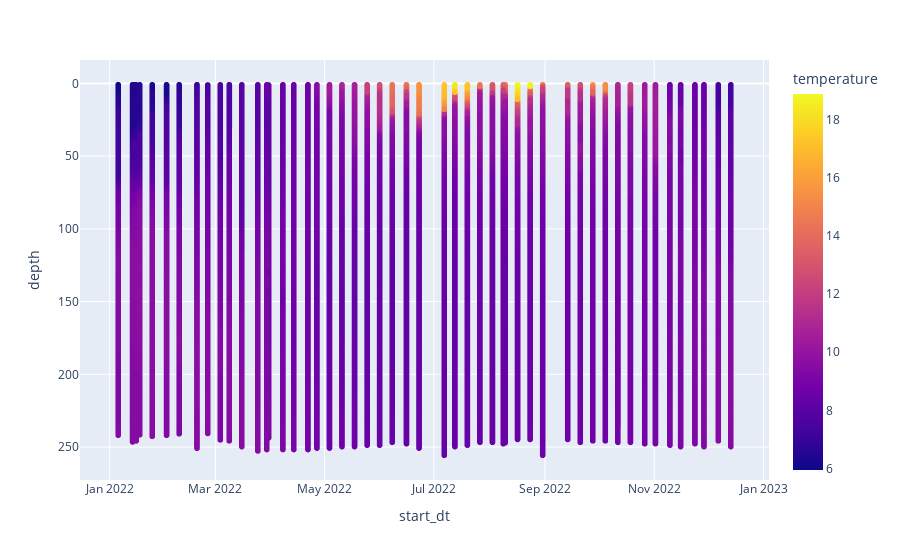

This figure's notebook cell:
### Markdown cell above
## Time-Series Profiles

### Code cell
if not df.empty:
    fig = px.scatter(df,x='start_dt',y='depth',color='temperature',hover_name='hakai_id')
    fig.update_yaxes(autorange='reversed')
else:
    fig = None
fig

### Figure 1 — Plotly figure (JSON) as saved in the notebook; plotly's stock layout.template omitted (floating-point values rounded to 4 significant figures; data arrays with more than 128 entries replaced by an {"elided": "..."} marker saying what was removed)
{"data": [{"hovertemplate": "<b>%{hovertext}</b><br><br>start_dt=%{x}<br>depth=%{y}<br>temperature=%{marker.color}<extra></extra>", "hovertext": {"elided": "13752 str values"}, "legendgroup": "", "marker": {"color": {"elided": "13752 float values"}, "coloraxis": "coloraxis", "symbol": "circle"}, "mode": "markers", "name": "", "showlegend": false, "type": "scattergl", "x": {"elided": "13752 str values"}, "xaxis": "x", "y": {"elided": "13752 float values"}, "yaxis": "y"}], "layout": {"coloraxis": {"colorbar": {"title": {"text": "temperature"}}, "colorscale": [[0, "#0d0887"], [0.1111, "#46039f"], [0.2222, "#7201a8"], [0.3333, "#9c179e"], [0.4444, "#bd3786"], [0.5556, "#d8576b"], [0.6667, "#ed7953"], [0.7778, "#fb9f3a"], [0.8889, "#fdca26"], [1, "#f0f921"]]}, "legend": {"tracegroupgap": 0}, "margin": {"t": 60}, "xaxis": {"anchor": "y", "domain": [0, 1], "title": {"text": "start_dt"}}, "yaxis": {"anchor": "x", "autorange": "reversed", "domain": [0, 1], "title": {"text": "depth"}}}}
